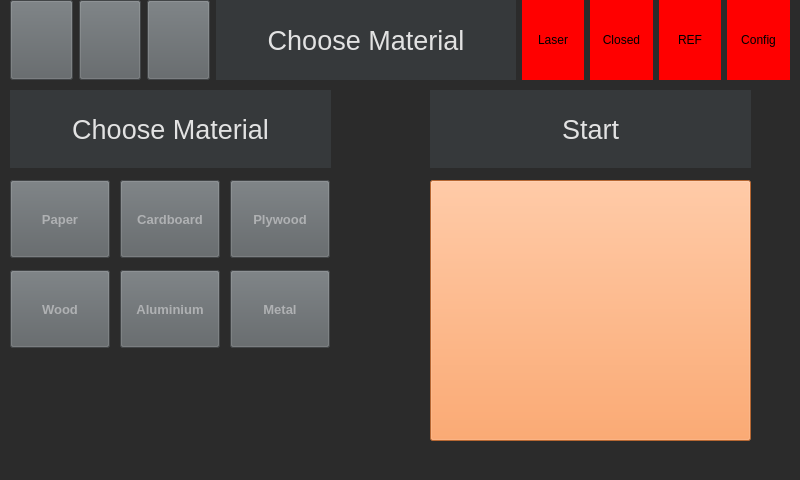
<?xml version="1.0" encoding="UTF-8"?>
<ui version="4.0">
 <class>VorlageUi</class>
 <widget class="QWidget" name="VorlageUi">
  <property name="geometry">
   <rect>
    <x>0</x>
    <y>0</y>
    <width>800</width>
    <height>480</height>
   </rect>
  </property>
  <property name="minimumSize">
   <size>
    <width>800</width>
    <height>480</height>
   </size>
  </property>
  <property name="windowTitle">
   <string>Form</string>
  </property>
  <property name="styleSheet">
   <string notr="true">background-color: rgb(43, 43, 43);
color: rgb(60, 63, 65);</string>
  </property>
  <widget class="QWidget" name="widget" native="true">
   <property name="geometry">
    <rect>
     <x>0</x>
     <y>0</y>
     <width>800</width>
     <height>480</height>
    </rect>
   </property>
   <property name="minimumSize">
    <size>
     <width>800</width>
     <height>480</height>
    </size>
   </property>
   <property name="maximumSize">
    <size>
     <width>16777215</width>
     <height>16777215</height>
    </size>
   </property>
   <widget class="QLabel" name="pageTitle_2">
    <property name="geometry">
     <rect>
      <x>10</x>
      <y>90</y>
      <width>321</width>
      <height>78</height>
     </rect>
    </property>
    <property name="minimumSize">
     <size>
      <width>300</width>
      <height>0</height>
     </size>
    </property>
    <property name="font">
     <font>
      <pointsize>20</pointsize>
      <weight>50</weight>
      <bold>false</bold>
     </font>
    </property>
    <property name="styleSheet">
     <string notr="true">background-color: rgb(54, 57, 59);
color: rgb(226, 226, 226);</string>
    </property>
    <property name="text">
     <string>Choose Material</string>
    </property>
    <property name="alignment">
     <set>Qt::AlignCenter</set>
    </property>
   </widget>
   <widget class="QPushButton" name="paperBtn">
    <property name="geometry">
     <rect>
      <x>10</x>
      <y>180</y>
      <width>100</width>
      <height>78</height>
     </rect>
    </property>
    <property name="minimumSize">
     <size>
      <width>0</width>
      <height>0</height>
     </size>
    </property>
    <property name="maximumSize">
     <size>
      <width>100</width>
      <height>100</height>
     </size>
    </property>
    <property name="font">
     <font>
      <pointsize>10</pointsize>
      <weight>75</weight>
      <bold>true</bold>
     </font>
    </property>
    <property name="styleSheet">
     <string notr="true">background-color: rgb(92, 97, 100);
color: rgb(175, 177, 179);
</string>
    </property>
    <property name="text">
     <string>Paper</string>
    </property>
    <property name="iconSize">
     <size>
      <width>32</width>
      <height>32</height>
     </size>
    </property>
    <property name="checkable">
     <bool>true</bool>
    </property>
   </widget>
   <widget class="QPushButton" name="cardboardBtn">
    <property name="geometry">
     <rect>
      <x>120</x>
      <y>180</y>
      <width>100</width>
      <height>78</height>
     </rect>
    </property>
    <property name="minimumSize">
     <size>
      <width>0</width>
      <height>0</height>
     </size>
    </property>
    <property name="maximumSize">
     <size>
      <width>100</width>
      <height>100</height>
     </size>
    </property>
    <property name="font">
     <font>
      <pointsize>10</pointsize>
      <weight>75</weight>
      <bold>true</bold>
     </font>
    </property>
    <property name="styleSheet">
     <string notr="true">background-color: rgb(92, 97, 100);
color: rgb(175, 177, 179);
</string>
    </property>
    <property name="text">
     <string>Cardboard</string>
    </property>
    <property name="iconSize">
     <size>
      <width>32</width>
      <height>32</height>
     </size>
    </property>
    <property name="checkable">
     <bool>true</bool>
    </property>
   </widget>
   <widget class="QPushButton" name="plywoodBtn">
    <property name="geometry">
     <rect>
      <x>230</x>
      <y>180</y>
      <width>100</width>
      <height>78</height>
     </rect>
    </property>
    <property name="minimumSize">
     <size>
      <width>0</width>
      <height>0</height>
     </size>
    </property>
    <property name="maximumSize">
     <size>
      <width>100</width>
      <height>100</height>
     </size>
    </property>
    <property name="font">
     <font>
      <pointsize>10</pointsize>
      <weight>75</weight>
      <bold>true</bold>
     </font>
    </property>
    <property name="styleSheet">
     <string notr="true">background-color: rgb(92, 97, 100);
color: rgb(175, 177, 179);
</string>
    </property>
    <property name="text">
     <string>Plywood</string>
    </property>
    <property name="iconSize">
     <size>
      <width>32</width>
      <height>32</height>
     </size>
    </property>
    <property name="checkable">
     <bool>true</bool>
    </property>
   </widget>
   <widget class="QPushButton" name="woodBtn">
    <property name="geometry">
     <rect>
      <x>10</x>
      <y>270</y>
      <width>100</width>
      <height>78</height>
     </rect>
    </property>
    <property name="minimumSize">
     <size>
      <width>0</width>
      <height>0</height>
     </size>
    </property>
    <property name="maximumSize">
     <size>
      <width>100</width>
      <height>100</height>
     </size>
    </property>
    <property name="font">
     <font>
      <pointsize>10</pointsize>
      <weight>75</weight>
      <bold>true</bold>
     </font>
    </property>
    <property name="styleSheet">
     <string notr="true">background-color: rgb(92, 97, 100);
color: rgb(175, 177, 179);
</string>
    </property>
    <property name="text">
     <string>Wood</string>
    </property>
    <property name="iconSize">
     <size>
      <width>32</width>
      <height>32</height>
     </size>
    </property>
    <property name="checkable">
     <bool>true</bool>
    </property>
   </widget>
   <widget class="QPushButton" name="aluBtn">
    <property name="geometry">
     <rect>
      <x>120</x>
      <y>270</y>
      <width>100</width>
      <height>78</height>
     </rect>
    </property>
    <property name="minimumSize">
     <size>
      <width>0</width>
      <height>0</height>
     </size>
    </property>
    <property name="maximumSize">
     <size>
      <width>100</width>
      <height>100</height>
     </size>
    </property>
    <property name="font">
     <font>
      <pointsize>10</pointsize>
      <weight>75</weight>
      <bold>true</bold>
     </font>
    </property>
    <property name="styleSheet">
     <string notr="true">background-color: rgb(92, 97, 100);
color: rgb(175, 177, 179);
</string>
    </property>
    <property name="text">
     <string>Aluminium</string>
    </property>
    <property name="iconSize">
     <size>
      <width>32</width>
      <height>32</height>
     </size>
    </property>
    <property name="checkable">
     <bool>true</bool>
    </property>
   </widget>
   <widget class="QPushButton" name="metalBtn">
    <property name="geometry">
     <rect>
      <x>230</x>
      <y>270</y>
      <width>100</width>
      <height>78</height>
     </rect>
    </property>
    <property name="minimumSize">
     <size>
      <width>0</width>
      <height>0</height>
     </size>
    </property>
    <property name="maximumSize">
     <size>
      <width>100</width>
      <height>100</height>
     </size>
    </property>
    <property name="font">
     <font>
      <pointsize>10</pointsize>
      <weight>75</weight>
      <bold>true</bold>
     </font>
    </property>
    <property name="styleSheet">
     <string notr="true">background-color: rgb(92, 97, 100);
color: rgb(175, 177, 179);
</string>
    </property>
    <property name="text">
     <string>Metal</string>
    </property>
    <property name="iconSize">
     <size>
      <width>32</width>
      <height>32</height>
     </size>
    </property>
    <property name="checkable">
     <bool>true</bool>
    </property>
   </widget>
   <widget class="QPushButton" name="goBtn">
    <property name="geometry">
     <rect>
      <x>430</x>
      <y>180</y>
      <width>321</width>
      <height>261</height>
     </rect>
    </property>
    <property name="minimumSize">
     <size>
      <width>0</width>
      <height>0</height>
     </size>
    </property>
    <property name="maximumSize">
     <size>
      <width>999</width>
      <height>999</height>
     </size>
    </property>
    <property name="font">
     <font>
      <pointsize>10</pointsize>
      <weight>75</weight>
      <bold>true</bold>
     </font>
    </property>
    <property name="styleSheet">
     <string notr="true">background-color: rgb(92, 97, 100);
background-color: rgb(255, 144, 70);
color: rgb(175, 177, 179);</string>
    </property>
    <property name="text">
     <string/>
    </property>
    <property name="icon">
     <iconset>
      <normaloff>../Icons/laserBegin.png</normaloff>../Icons/laserBegin.png</iconset>
    </property>
    <property name="iconSize">
     <size>
      <width>64</width>
      <height>64</height>
     </size>
    </property>
   </widget>
   <widget class="QLabel" name="pageTitle_3">
    <property name="geometry">
     <rect>
      <x>430</x>
      <y>90</y>
      <width>321</width>
      <height>78</height>
     </rect>
    </property>
    <property name="minimumSize">
     <size>
      <width>300</width>
      <height>0</height>
     </size>
    </property>
    <property name="font">
     <font>
      <pointsize>20</pointsize>
      <weight>50</weight>
      <bold>false</bold>
     </font>
    </property>
    <property name="styleSheet">
     <string notr="true">background-color: rgb(54, 57, 59);
color: rgb(226, 226, 226);</string>
    </property>
    <property name="text">
     <string>Start</string>
    </property>
    <property name="alignment">
     <set>Qt::AlignCenter</set>
    </property>
   </widget>
   <widget class="QWidget" name="horizontalLayoutWidget_2">
    <property name="geometry">
     <rect>
      <x>10</x>
      <y>0</y>
      <width>780</width>
      <height>80</height>
     </rect>
    </property>
    <layout class="QHBoxLayout" name="horizontalLayout_3">
     <item>
      <widget class="QPushButton" name="backBtn">
       <property name="minimumSize">
        <size>
         <width>0</width>
         <height>0</height>
        </size>
       </property>
       <property name="maximumSize">
        <size>
         <width>999</width>
         <height>999</height>
        </size>
       </property>
       <property name="font">
        <font>
         <pointsize>10</pointsize>
         <weight>75</weight>
         <bold>true</bold>
        </font>
       </property>
       <property name="styleSheet">
        <string notr="true">background-color: rgb(92, 97, 100);
color: rgb(175, 177, 179);
</string>
       </property>
       <property name="text">
        <string/>
       </property>
       <property name="icon">
        <iconset>
         <normaloff>../Icons/backIcon2.png</normaloff>../Icons/backIcon2.png</iconset>
       </property>
       <property name="iconSize">
        <size>
         <width>32</width>
         <height>32</height>
        </size>
       </property>
      </widget>
     </item>
     <item>
      <widget class="QPushButton" name="helpBtn">
       <property name="minimumSize">
        <size>
         <width>0</width>
         <height>0</height>
        </size>
       </property>
       <property name="maximumSize">
        <size>
         <width>100</width>
         <height>100</height>
        </size>
       </property>
       <property name="font">
        <font>
         <pointsize>10</pointsize>
         <weight>75</weight>
         <bold>true</bold>
        </font>
       </property>
       <property name="cursor">
        <cursorShape>ArrowCursor</cursorShape>
       </property>
       <property name="toolTip">
        <string>&lt;html&gt;&lt;head/&gt;&lt;body&gt;&lt;p&gt;&lt;img src=&quot;:/newPrefix/helpIcon.png&quot;/&gt;&lt;/p&gt;&lt;/body&gt;&lt;/html&gt;</string>
       </property>
       <property name="styleSheet">
        <string notr="true">background-color: rgb(92, 97, 100);
color: rgb(175, 177, 179);
</string>
       </property>
       <property name="text">
        <string/>
       </property>
       <property name="icon">
        <iconset>
         <normaloff>../Icons/helpIcon.png</normaloff>../Icons/helpIcon.png</iconset>
       </property>
       <property name="iconSize">
        <size>
         <width>32</width>
         <height>64</height>
        </size>
       </property>
       <property name="flat">
        <bool>false</bool>
       </property>
      </widget>
     </item>
     <item>
      <widget class="QPushButton" name="homeBtn">
       <property name="minimumSize">
        <size>
         <width>0</width>
         <height>0</height>
        </size>
       </property>
       <property name="maximumSize">
        <size>
         <width>100</width>
         <height>100</height>
        </size>
       </property>
       <property name="font">
        <font>
         <pointsize>10</pointsize>
         <weight>75</weight>
         <bold>true</bold>
        </font>
       </property>
       <property name="styleSheet">
        <string notr="true">background-color: rgb(92, 97, 100);
color: rgb(175, 177, 179);
</string>
       </property>
       <property name="text">
        <string/>
       </property>
       <property name="icon">
        <iconset>
         <normaloff>../Icons/homeIcon.png</normaloff>../Icons/homeIcon.png</iconset>
       </property>
       <property name="iconSize">
        <size>
         <width>32</width>
         <height>32</height>
        </size>
       </property>
      </widget>
     </item>
     <item>
      <widget class="QLabel" name="pageTitle">
       <property name="minimumSize">
        <size>
         <width>300</width>
         <height>0</height>
        </size>
       </property>
       <property name="font">
        <font>
         <pointsize>20</pointsize>
         <weight>50</weight>
         <bold>false</bold>
        </font>
       </property>
       <property name="styleSheet">
        <string notr="true">background-color: rgb(54, 57, 59);
color: rgb(226, 226, 226);</string>
       </property>
       <property name="text">
        <string>Choose Material</string>
       </property>
       <property name="alignment">
        <set>Qt::AlignCenter</set>
       </property>
      </widget>
     </item>
     <item>
      <widget class="QLabel" name="laserLight">
       <property name="minimumSize">
        <size>
         <width>0</width>
         <height>0</height>
        </size>
       </property>
       <property name="maximumSize">
        <size>
         <width>999</width>
         <height>9999</height>
        </size>
       </property>
       <property name="styleSheet">
        <string notr="true">background-color: red;
color: rgb(0, 0, 0);</string>
       </property>
       <property name="text">
        <string>Laser</string>
       </property>
       <property name="alignment">
        <set>Qt::AlignCenter</set>
       </property>
      </widget>
     </item>
     <item>
      <widget class="QLabel" name="closedLight">
       <property name="minimumSize">
        <size>
         <width>0</width>
         <height>0</height>
        </size>
       </property>
       <property name="maximumSize">
        <size>
         <width>9999</width>
         <height>999</height>
        </size>
       </property>
       <property name="styleSheet">
        <string notr="true">background-color: red;
color: rgb(0, 0, 0);</string>
       </property>
       <property name="text">
        <string>Closed</string>
       </property>
       <property name="alignment">
        <set>Qt::AlignCenter</set>
       </property>
      </widget>
     </item>
     <item>
      <widget class="QLabel" name="refLight">
       <property name="minimumSize">
        <size>
         <width>0</width>
         <height>0</height>
        </size>
       </property>
       <property name="maximumSize">
        <size>
         <width>9999</width>
         <height>9999</height>
        </size>
       </property>
       <property name="styleSheet">
        <string notr="true">background-color: red;
color: rgb(0, 0, 0);</string>
       </property>
       <property name="text">
        <string>REF</string>
       </property>
       <property name="alignment">
        <set>Qt::AlignCenter</set>
       </property>
      </widget>
     </item>
     <item>
      <widget class="QLabel" name="configLight">
       <property name="minimumSize">
        <size>
         <width>0</width>
         <height>0</height>
        </size>
       </property>
       <property name="maximumSize">
        <size>
         <width>9999</width>
         <height>9999</height>
        </size>
       </property>
       <property name="styleSheet">
        <string notr="true">background-color: red;
color: rgb(0, 0, 0);</string>
       </property>
       <property name="text">
        <string>Config</string>
       </property>
       <property name="alignment">
        <set>Qt::AlignCenter</set>
       </property>
      </widget>
     </item>
    </layout>
   </widget>
  </widget>
 </widget>
 <resources/>
 <connections/>
</ui>
